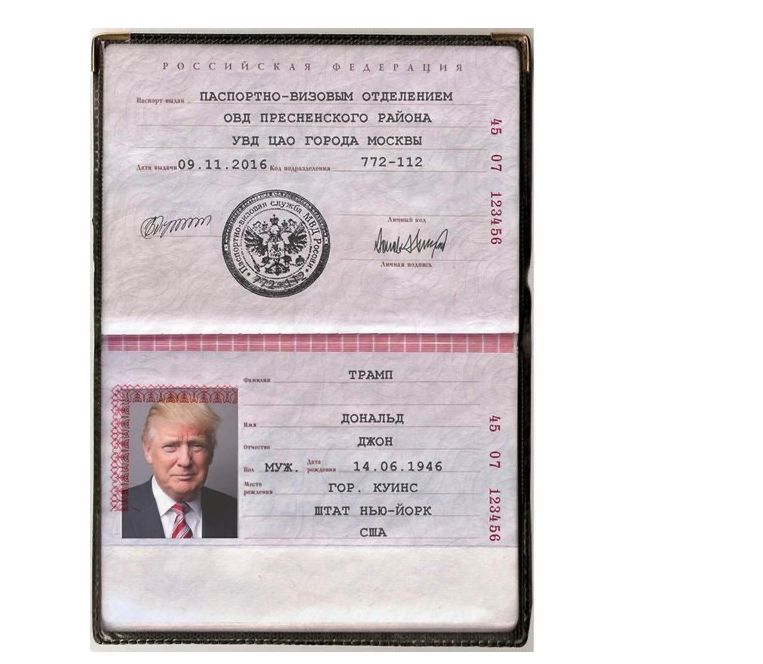
#> input picture images/imageTramp.png, 763 x 664 px
$ python mainConturNoneBackGround.py
#> lines starting #> are read from the running program, lines starting #| are printed output that depends on the picture; after the words box and inside, x2 and y2 are one past the last pixel; in counts of white or black regions, pixels touching at a corner belong together
import cv2
import imutils
import numpy as np

# Чтение изображения
image = cv2.imread("images/imageTramp.png")
#> image is the input picture: shape (664, 763, 3); mean B, G, R 213.3, 211, 217.5
original = image.copy()

# Преобразование в оттенки серого и размытие
gray = cv2.cvtColor(image, cv2.COLOR_BGR2GRAY)
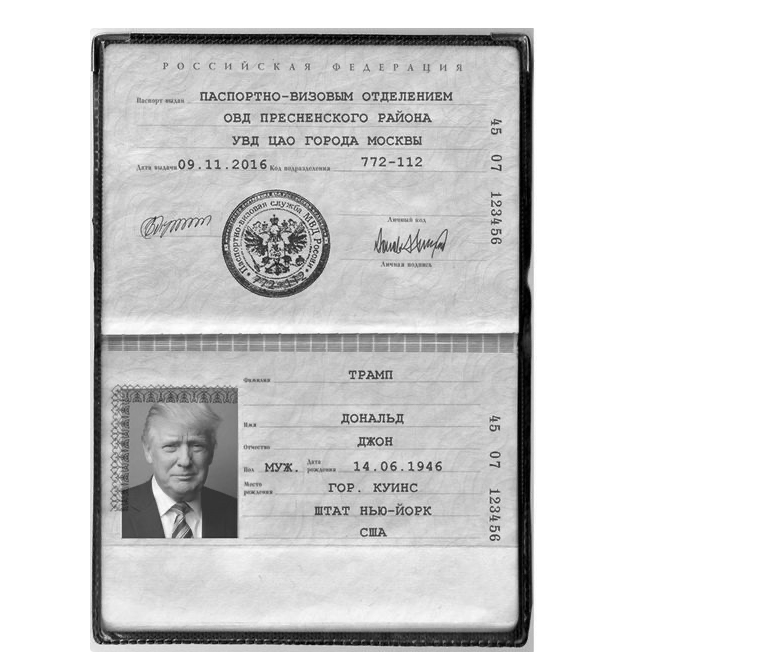
#> gray: shape (664, 763); min 0, max 255, mean 213.2
gray = cv2.GaussianBlur(gray, (1, 1), 0)

# Выделение краев
edges = cv2.Canny(gray, 10, 250)
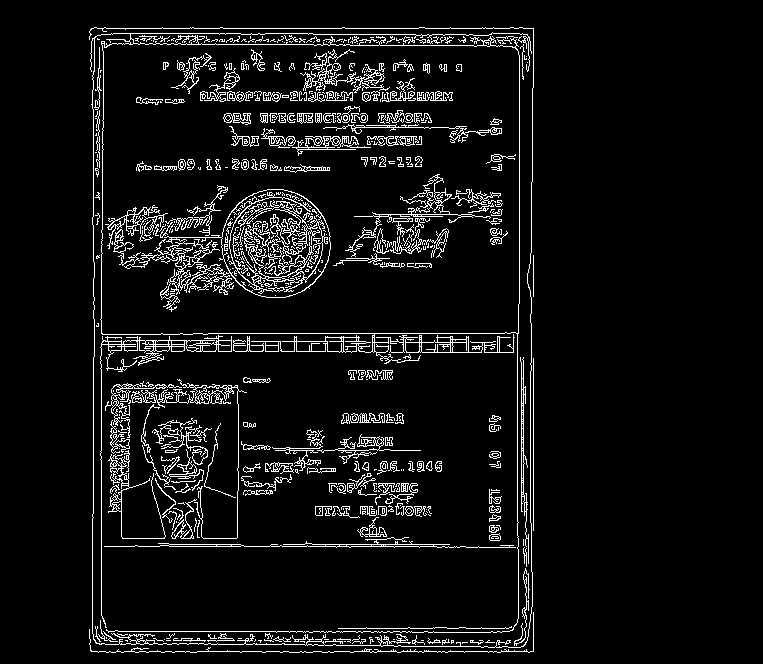
#> edges: shape (664, 763); 6.7% white in thin lines or dots, all inside (x1, y1, x2, y2) = (89, 27, 534, 653)

# Закрытие контуров для улучшения их формы
kernel = cv2.getStructuringElement(cv2.MORPH_RECT, (7, 7))
closed = cv2.morphologyEx(edges, cv2.MORPH_CLOSE, kernel)
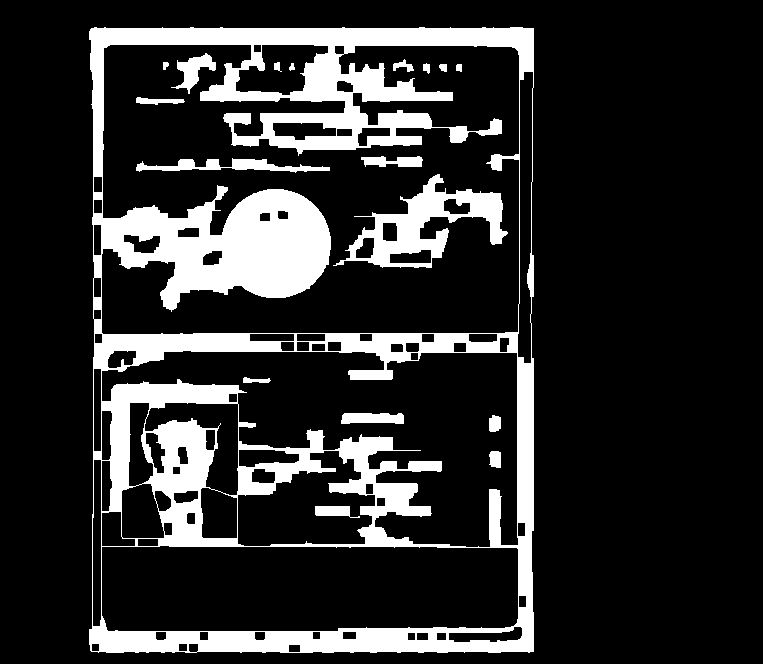
#> closed: shape (664, 763); 17.6% white; 18 white regions

# Нахождение контуров
cnts = cv2.findContours(closed.copy(), cv2.RETR_EXTERNAL, cv2.CHAIN_APPROX_SIMPLE)
#> cnts = 1 contour; box (x1, y1, x2, y2) and area: (89, 27, 534, 653) 274112
cnts = imutils.grab_contours(cnts)

# Создание маски и вырезание объектов без фона
mask = np.zeros_like(gray)
for c in cnts:
    p = cv2.arcLength(c, True)
    approx = cv2.approxPolyDP(c, 0.02*p, True)
    if len(approx) == 4:
        cv2.drawContours(mask, [approx], -1, (255, 255, 255), -1)
#> this loop made 1 pass
#> (p, approx) on pass 1: (2174.7, [[91, 28], [90, 650], [533, 651], [533, 28]])
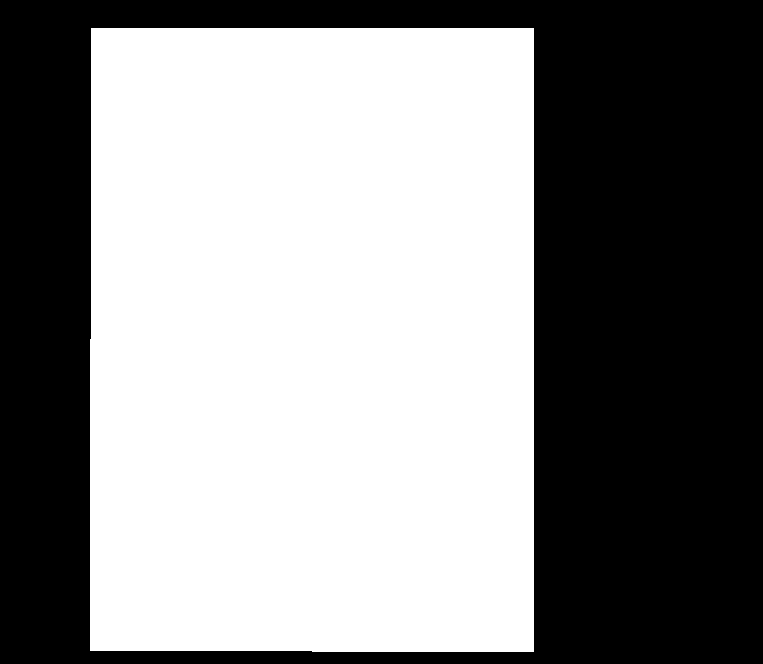
#> mask: shape (664, 763); 54.6% white; 1 black region, box (x1, y1, x2, y2) and area: (0, 0, 763, 664) 230109

# Применение маски к исходному изображению
result = cv2.bitwise_and(original, original, mask=mask)
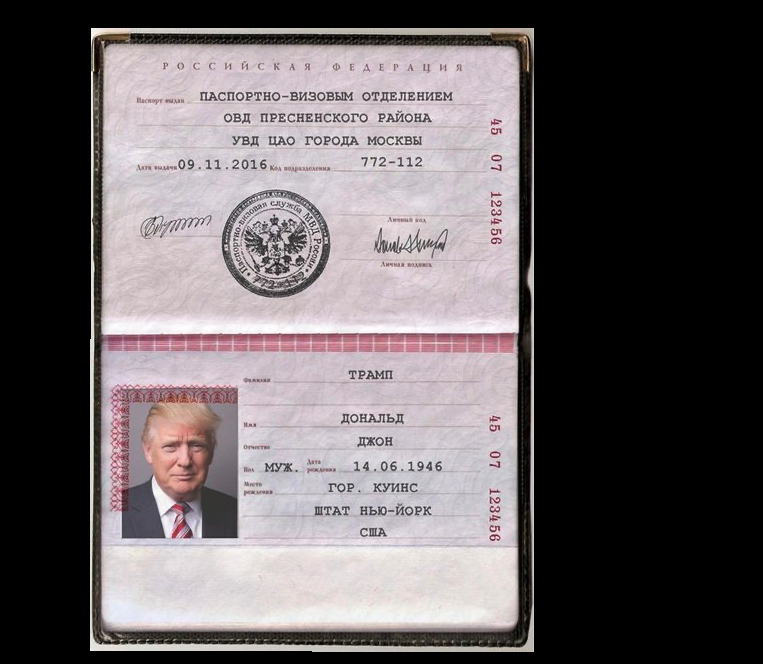
#> result: shape (664, 763, 3); mean B, G, R 97.5, 95.2, 101.8

# Отображение результата
cv2.imshow('Result', result)
cv2.waitKey(0)
cv2.destroyAllWindows()

$ run again, with images/iTrapm.png copied over images/imageTramp.png
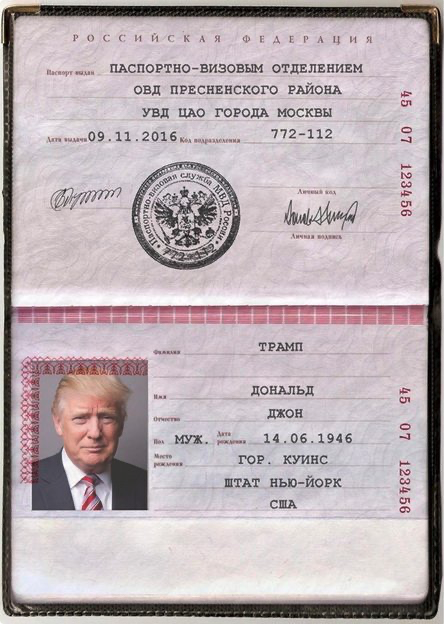
#> input picture images/iTrapm.png, 444 x 624 px
#> image is the input picture: shape (624, 444, 3); mean B, G, R 178.7, 174.5, 186.5
#> `edges = cv2.Canny(gray, 10, 250)`:
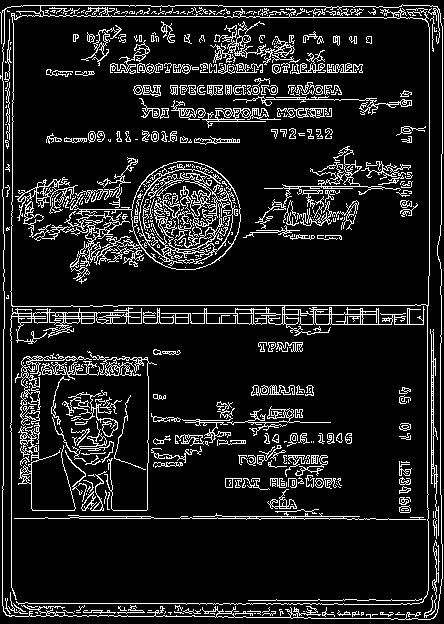
#> edges: shape (624, 444); 11.7% white in thin lines or dots
#> closed: shape (624, 444); 30.9% white; 18 white regions
#> cnts = 1 contour; box (x1, y1, x2, y2) and area: (0, 4, 444, 620) 270253
#> the loop `for c in cnts:` made 1 pass
#> (p, approx) on pass 1: (2127.9, [[437, 6], [0, 10], [0, 611], [435, 616]])
#> `result = cv2.bitwise_and(original, original, mask=mask)`:
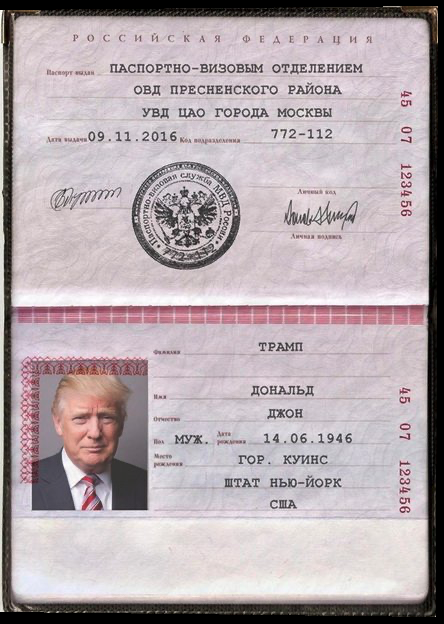
#> result: shape (624, 444, 3); mean B, G, R 173.2, 168.8, 180.6

$ run again, with images/image.png copied over images/imageTramp.png
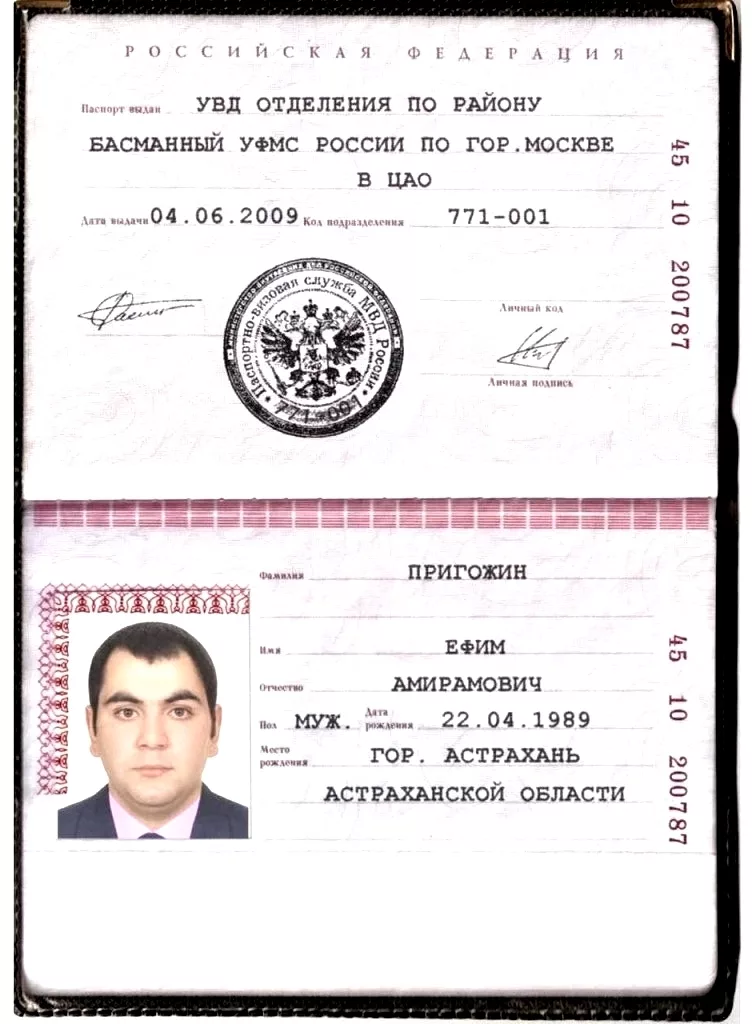
#> input picture images/image.png, 752 x 1024 px
#> image is the input picture: shape (1024, 752, 3); mean B, G, R 219.3, 218.3, 222.7
#> `edges = cv2.Canny(gray, 10, 250)`:
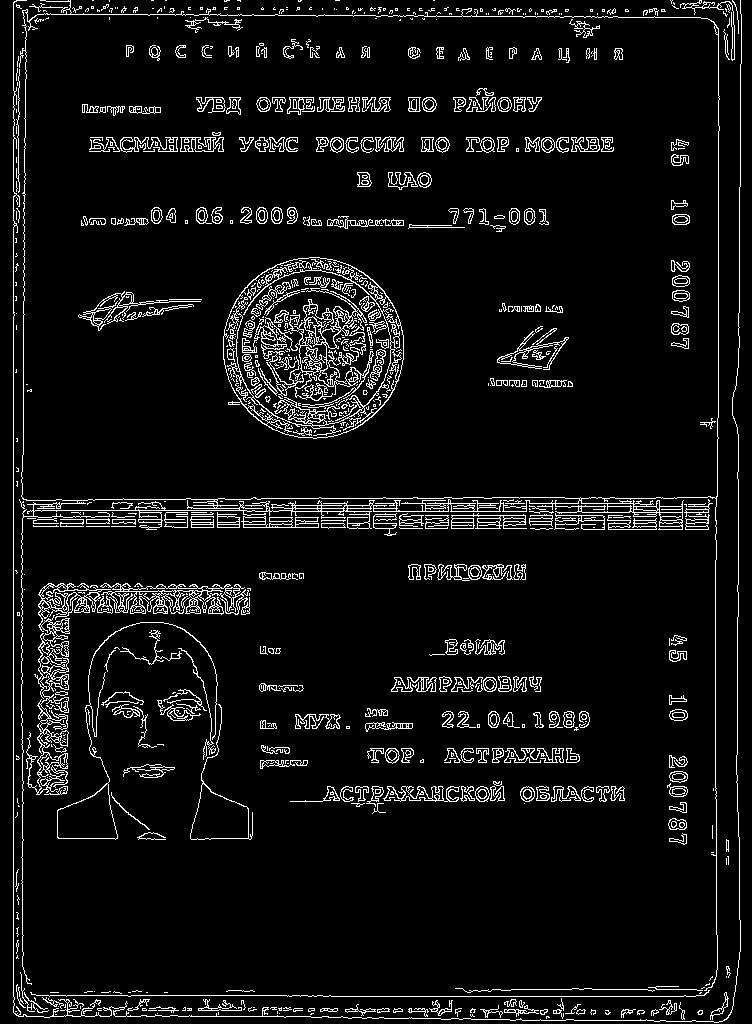
#> edges: shape (1024, 752); 6.5% white in thin lines or dots
#> closed: shape (1024, 752); 17.1% white; 73 white regions (7 under 20 px)
#> cnts = 5 contours, 4 with area under 20; largest, box (x1, y1, x2, y2) and area: (13, 0, 742, 1024) 731427
#> the loop `for c in cnts:` made 5 passes
#> (p, approx) on passes 1 to 5: (2, [[433, 0], [434, 0]]), (8, [[335, 0], [339, 0]]), (2, [[165, 0], [166, 0]]), (4, [[151, 0], [153, 0]]), (4027, [[13, 0], [13, 1012], [724, 1023], [740, 0]])
#> `result = cv2.bitwise_and(original, original, mask=mask)`:
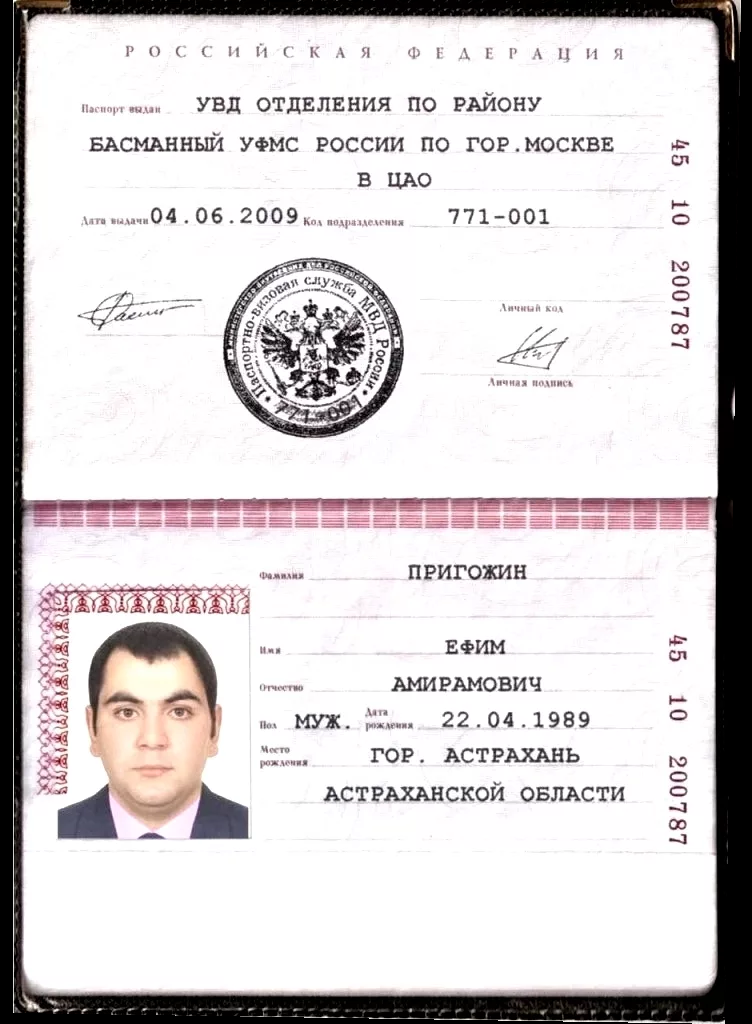
#> result: shape (1024, 752, 3); mean B, G, R 209.3, 208.2, 212.5

$ run again, with images/image2photo.png copied over images/imageTramp.png
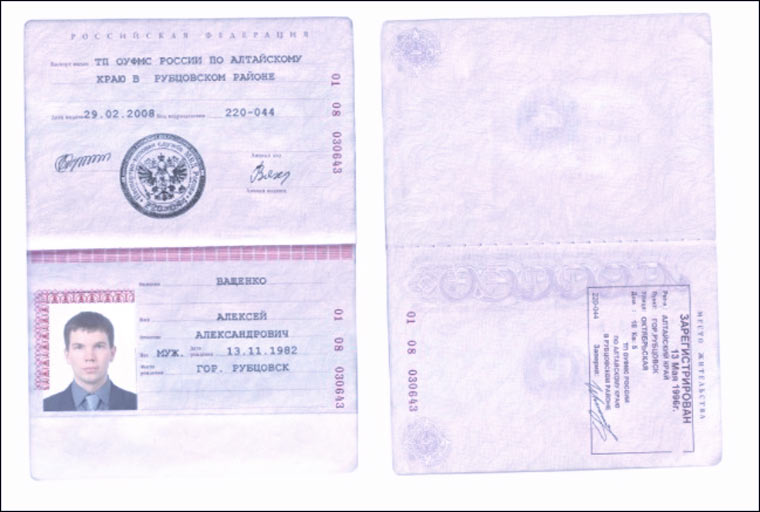
#> input picture images/image2photo.png, 760 x 512 px
#> image is the input picture: shape (512, 760, 3); mean B, G, R 243.9, 229, 235.2
#> `edges = cv2.Canny(gray, 10, 250)`:
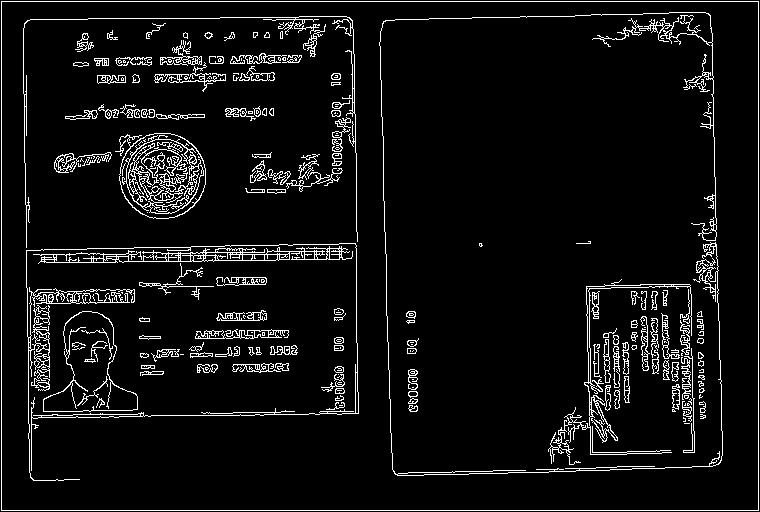
#> edges: shape (512, 760); 6.4% white in thin lines or dots
#> `closed = cv2.morphologyEx(edges, cv2.MORPH_CLOSE, kernel)`:
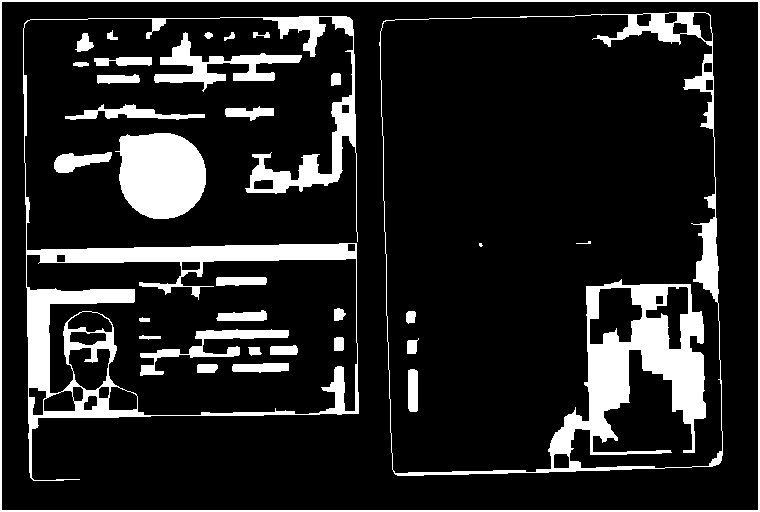
#> closed: shape (512, 760); 14.7% white; 33 white regions (1 under 20 px)
#> `cnts = cv2.findContours(closed.copy(), cv2.RETR_EXTERNAL, cv2.CHAIN_AP..`: cnts = 1 contour; box (x1, y1, x2, y2) and area: (0, 0, 760, 512) 387849
#> `cnts = imutils.grab_contours(cnts)`: cnts = [[[0, 0], [0, 511], [759, 511], [759, 0]]]
#> the loop `for c in cnts:` made 1 pass
#> (p, approx) on pass 1: (2540, [[0, 0], [0, 511], [759, 511], [759, 0]])
